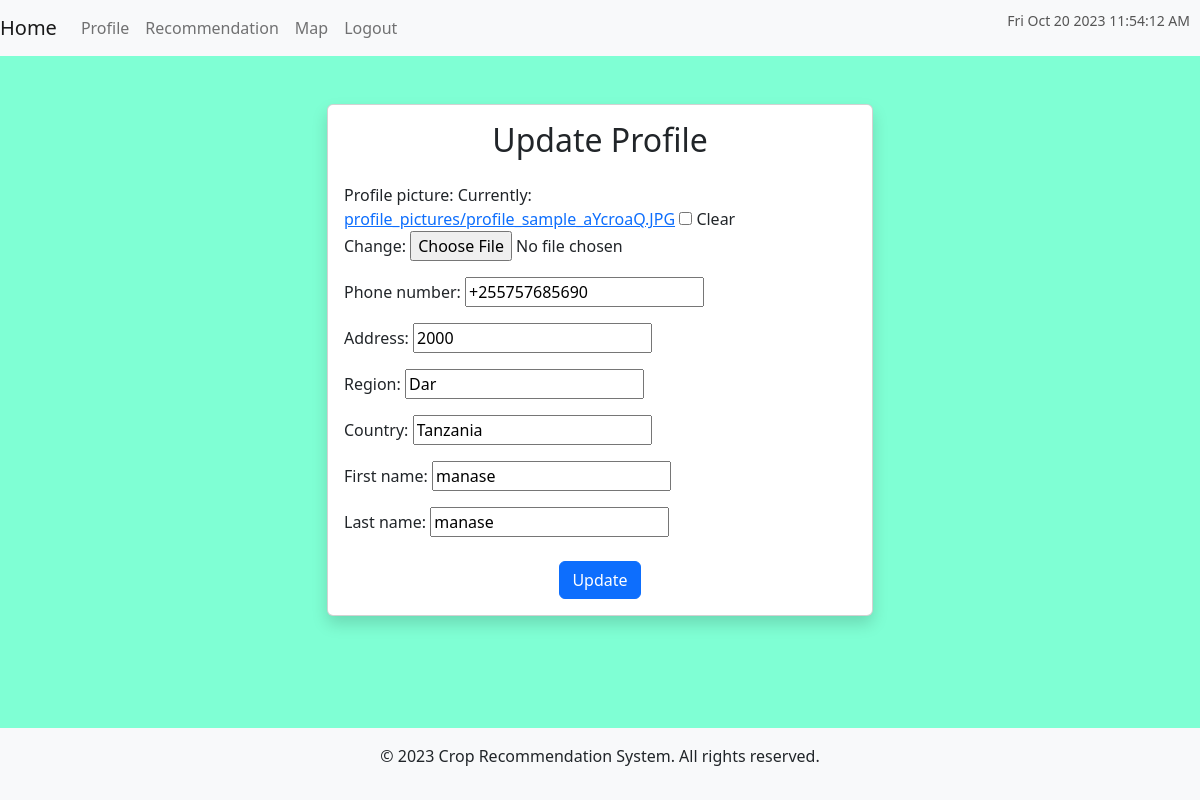
Page /update-profile/ (signed in) on the committed database.
### crops/models.py (models this page shows, shortened)
class UserProfile(models.Model):
    user = models.OneToOneField(User, on_delete=models.CASCADE)
    profile_picture = models.ImageField(upload_to='profile_pictures/', blank=True, null=True)
    phone_number = models.CharField(max_length=255, blank=True, null=True)
    address = models.CharField(max_length=255, blank=True, null=True)
    region = models.CharField(max_length=255, blank=True, null=True)
    country = models.CharField(max_length=255, blank=True, null=True)
    first_name = models.CharField(max_length=255, blank=True, null=True)
    last_name = models.CharField(max_length=255, blank=True, null=True)

### crops/views.py (the view)
# urls.py: path('update-profile/', views.update_profile, name='update_profile'),
@login_required
def update_profile(request):
    try:
        profile = request.user.userprofile
    except UserProfile.DoesNotExist:
        profile = UserProfile(user=request.user)
    if request.method == 'POST':
        form = UserProfileForm(request.POST, request.FILES, instance=profile)
        if form.is_valid():
            form.save()
            return redirect('profile')
    else:
        form = UserProfileForm(instance=profile)
    return render(request, 'update_profile.html', {'form': form})

### crops/forms.py
class UserProfileForm(forms.ModelForm):
    class Meta:
        model = UserProfile
        fields = ['profile_picture', 'phone_number', 'address', 'region', 'country','first_name','last_name']

### crops/templates/update_profile.html (shortened to what this page needs)
{% extends 'base.html' %}
{% block content %}
<div class="container mt-5">
  <div class="row justify-content-center">
    <div class="col-md-6">
      <div class="card shadow">
        <div class="card-body">
          <h2 class="text-center mb-4">Update Profile</h2>
          <form method="post" enctype="multipart/form-data">
            {{ form.as_p }}
            <div class="text-center mt-4">
              <button type="submit" class="btn btn-primary">Update</button>
            </div>
          </form>
        </div>
      </div>
    </div>
  </div>
</div>
{% endblock %}

### rows in the picture
UserProfile: phone_number "+255757685690", address "2000", region "Dar", country "Tanzania", first_name "manase", last_name "manase"
